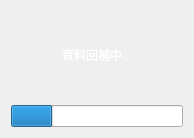
<?xml version="1.0" encoding="UTF-8"?>
<ui version="4.0">
 <class>Reload_Dialog</class>
 <widget class="QDialog" name="Reload_Dialog">
  <property name="geometry">
   <rect>
    <x>0</x>
    <y>0</y>
    <width>194</width>
    <height>138</height>
   </rect>
  </property>
  <property name="windowTitle">
   <string>Dialog</string>
  </property>
  <property name="styleSheet">
   <string notr="true">background: qlineargradient(x1: 0, y1: 0, x2: 1, y2: 1,
                                    stop: 0 #4c4c4c, stop: 1 #1f1f1f);</string>
  </property>
  <layout class="QVBoxLayout" name="verticalLayout">
   <item>
    <widget class="QLabel" name="Main_label">
     <property name="styleSheet">
      <string notr="true">color: rgb(255, 255, 255);
font: 700 12pt &quot;Microsoft JhengHei UI&quot;;
background-color: rgba(255, 255, 255, 0);</string>
     </property>
     <property name="text">
      <string>資料回補中...</string>
     </property>
     <property name="alignment">
      <set>Qt::AlignCenter</set>
     </property>
    </widget>
   </item>
   <item>
    <widget class="QProgressBar" name="Main_progressBar">
     <property name="styleSheet">
      <string notr="true">color: rgb(255, 255, 255);</string>
     </property>
     <property name="value">
      <number>24</number>
     </property>
    </widget>
   </item>
  </layout>
 </widget>
 <resources/>
 <connections/>
</ui>
